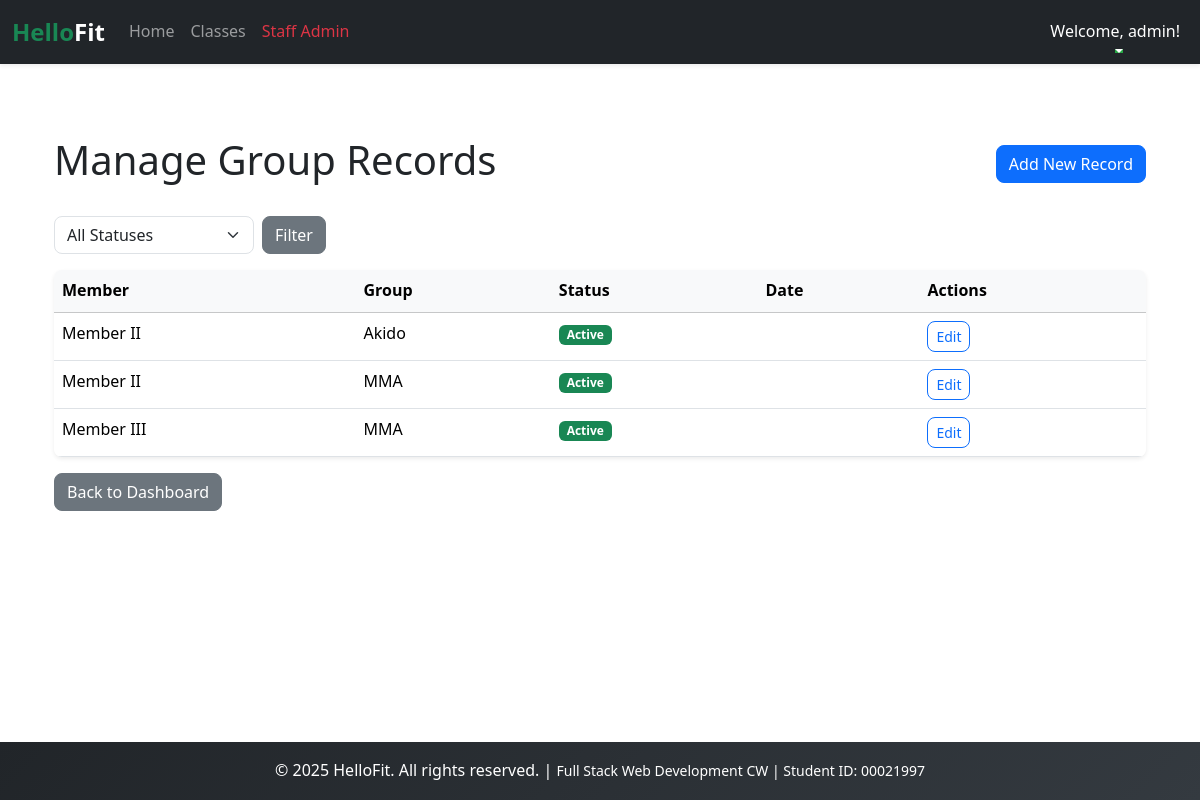
The page /staff/records/ (signed in) on the database its author committed.
### users/models.py (models this page shows, shortened)
class User(AbstractUser):
    ROLES = [
        ('member', 'Member'),
        ('trainer', 'Trainer'),
        ('staff', 'Staff'),
    ]
    role = models.CharField(max_length=10, choices=ROLES, default='member')
    phone = models.CharField(max_length=12, blank=True)
    join_date = models.DateTimeField(auto_now_add=True)

class Member(models.Model):
    user = models.OneToOneField(User, on_delete=models.CASCADE, primary_key=True)

### scheduling/models.py (models this page shows, shortened)
class GroupRecord(models.Model):
    STATUS=[
        ('active','Active'),
        ('pending','PEnding'),
        ('inactive','InActive'),
        ('suspended','Suspended'),
        ('canceled','Canceled'),
        ]
    member = models.ForeignKey('users.Member', on_delete=models.CASCADE)
    group = models.ForeignKey(Group, on_delete=models.CASCADE)
    created_at = models.DateTimeField(auto_now_add=True)
    status = models.CharField(max_length=20, choices=STATUS, default='inactive')

class Group(models.Model):
    name=models.CharField(max_length=50)
    description=models.TextField(blank=True)
    duration=models.IntegerField()
    capacity=models.IntegerField(default=20)

### scheduling/views.py (the view)
# urls.py: path('staff/records/', staff_grouprecord_list, name='staff_grouprecord_list'),
@login_required
def staff_grouprecord_list(request):
    if request.user.role != 'staff': return redirect('home')
    records = GroupRecord.objects.all()
    status = request.GET.get('status')
    if status:
        records = records.filter(status=status)
    return render(request, 'scheduling/staff/grouprecord_list.html', {'records': records})

### scheduling/templates/scheduling/staff/grouprecord_list.html (shortened to what this page needs)
{% extends 'base.html' %}
{% block content %}
<div class="container mt-4">
    <div class="d-flex justify-content-between align-items-center mb-4">
        <h1>Manage Group Records</h1>
        <a href="{% url 'staff_grouprecord_create' %}" class="btn btn-primary">Add New Record</a>
    </div>
    <div class="mb-3">
        <form method="get" class="d-flex gap-2">
            <select name="status" class="form-select" style="max-width: 200px;">
                <option value="">All Statuses</option>
            </select>
            <button type="submit" class="btn btn-secondary">Filter</button>
        </form>
    </div>
    <div class="card shadow-sm">
        <div class="card-body p-0">
            <div style="max-height: 600px; overflow-y: auto;">
                <table class="table table-hover mb-0">
                    <thead class="table-light sticky-top">
                        <tr>
                            <th>Member</th>
                            <th>Group</th>
                            <th>Status</th>
                            <th>Date</th>
                            <th>Actions</th>
                        </tr>
                    </thead>
                    <tbody>
                        {% for record in records %}
                        <tr>
                            <td>{{ record.member.user.first_name }}</td>
                            <td>{{ record.group.name }}</td>
                            <td>
                                <span
                                    class="badge {% if record.status == 'active' %}bg-success{% else %}bg-secondary{% endif %}">
                                    {{ record.status|title }}
                                </span>
                            </td>
                            <td>{{ record.date|date:"d M Y" }}</td>
                            <td>
                                <a href="{% url 'staff_grouprecord_update' record.pk %}"
                                    class="btn btn-sm btn-outline-primary">Edit</a>
                            </td>
                        </tr>
                        {% empty %}
                        <tr>
                            <td colspan="5" class="text-center text-muted">No records found.</td>
                        </tr>
                        {% endfor %}
                    </tbody>
                </table>
            </div>
        </div>
    </div>
    <div class="mt-3">
        <a href="{% url 'staff_dashboard' %}" class="btn btn-secondary">Back to Dashboard</a>
    </div>
</div>
{% endblock %}

### templates/base.html (shortened to what this page needs)
{% load static %}
<!DOCTYPE html>
<html lang="en">
<head>
    <link href="https://cdn.jsdelivr.net/npm/bootstrap@5.3.3/dist/css/bootstrap.min.css" rel="stylesheet"
>
    <link rel="stylesheet" href="{% static 'css/style.css' %}">
</head>
<body style="display:flex;min-height:100vh;flex-direction:column;">
    <header>
        <nav class="navbar navbar-expand-lg navbar-dark bg-dark shadow-sm">
            <div class="container-fluid">
                <a class="navbar-brand fs-4 fw-bold text-success" href="{% url 'home' %}">
                    Hello<span class="text-white">Fit</span>
                </a>
                <div class="collapse navbar-collapse" id="navbarNav">
                    <ul class="navbar-nav me-auto mb-2 mb-lg-0">
                        <li class="nav-item">
                            <a class="nav-link" href="{% url 'home' %}">Home</a>
                        </li>
                        <li class="nav-item">
                            <a class="nav-link" href="{% url 'classes' %}">Classes</a>
                        </li>
                        {% if user.is_authenticated %}
                        {% if user.role == 'member' %}
                        <li class="nav-item">
                            <a class="nav-link text-warning" href="{% url 'member_dashboard' %}">My Dashboard</a>
                        </li>
                        {% elif user.role == 'trainer' %}
                        <li class="nav-item">
                            <a class="nav-link text-info" href="{% url 'trainer_dashboard' %}">Trainer Panel</a>
                        </li>
                        {% elif user.role == 'staff' %}
                        <li class="nav-item">
                            <a class="nav-link text-danger" href="{% url 'staff_dashboard' %}">Staff Admin</a>
                        </li>
                        {% endif %}
                        {% endif %}
                    </ul>
                    <ul class="navbar-nav ms-auto">
                        {% if user.is_authenticated %}
                        <li class="nav-item dropdown">
                            <a class="nav-link dropdown-toggle text-white" href="#" id="navbarDropdown" role="button"
                                data-bs-toggle="dropdown" aria-expanded="false">
                                Welcome, {{ user.first_name|default:user.username }}!
                            </a>
                        </li>
                        {% endif %}
                    </ul>
                </div>
            </div>
        </nav>
    </header>
    <main class="container my-5">
        {% block content %}
        {% endblock content %}
    </main>
    <footer class="bg-dark text-white text-center py-3 mt-auto">
        <div class="container">
            <p class="mb-0">
                &copy; 2025 HelloFit. All rights reserved. |
                <small>Full Stack Web Development CW | Student ID: 00021997</small>
            </p>
        </div>
    </footer>
</body>
</html>

### static/css/style.css (style rules this page uses)
:root { --primary-green: #28a745; --dark-bg: #212529; --light-gray: #f8f9fa; --border-radius: 8px; --transition-speed: 0.3s; }
body { font-family: 'Segoe UI', Tahoma, Geneva, Verdana, sans-serif; line-height: 1.6; }
html { scroll-behavior: smooth; }
.btn { border-radius: var(--border-radius); transition: all var(--transition-speed) ease; font-weight: 500; }
.card { border-radius: var(--border-radius); border: none; box-shadow: 0 2px 8px rgba(0, 0, 0, 0.1); transition: all var(--transition-speed) ease; }
.form-control, .form-select { border-radius: var(--border-radius); border: 1px solid #dee2e6; transition: all var(--transition-speed) ease; }
.navbar { box-shadow: 0 2px 4px rgba(0, 0, 0, 0.1); }
.navbar-brand { transition: all var(--transition-speed) ease; }
.nav-link { position: relative; transition: all var(--transition-speed) ease; }
.nav-link::after { content: ''; position: absolute; bottom: 0; left: 50%; width: 0; height: 2px; background: var(--primary-green); transition: all var(--transition-speed) ease; transform: translateX(-50%); }
.table { border-radius: var(--border-radius); overflow: hidden; }
.table thead { background: linear-gradient(135deg, var(--dark-bg) 0%, #343a40 100%); color: white; }
.table-hover tbody tr { transition: all var(--transition-speed) ease; }
footer { background: linear-gradient(135deg, var(--dark-bg) 0%, #343a40 100%); }

### rows shown on the page
User: first_name "admin"
GroupRecord: member.user.first_name "Member II", group.name "Akido", status "Active"
GroupRecord: member.user.first_name "Member II", group.name "MMA", status "Active"
GroupRecord: member.user.first_name "Member III", group.name "MMA", status "Active"
